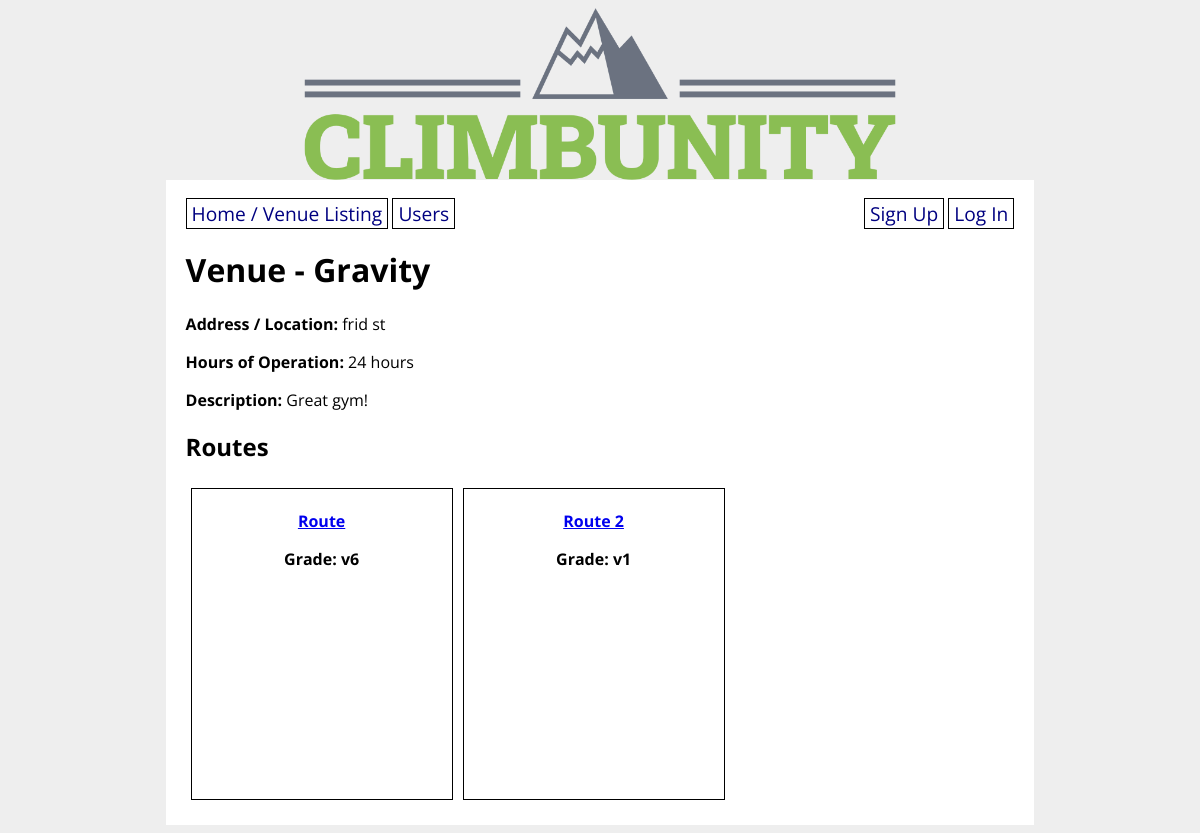
/venue/1, run on the app's committed database.
### climbunity_app/models.py (models this page shows, shortened)
class Venue(db.Model):
    id = db.Column(db.Integer, primary_key=True)
    name = db.Column(db.String(80), nullable=False)
    address = db.Column(db.String(80), nullable=False)
    open_hours = db.Column(db.String(1000))
    description = db.Column(db.String(1000))
    booked_appointments = db.relationship('Appointment', back_populates='appointment_venue') # Venue <-1 -- N-> Appointment

class Route(db.Model):
    id = db.Column(db.Integer, primary_key=True)
    venue_id = db.Column(db.Integer, db.ForeignKey('venue.id'), nullable=False)
    setter_id = db.Column(db.Integer, db.ForeignKey('user.id'))
    name = db.Column(db.String(80), nullable=False)
    grade = db.Column(db.String(10), nullable=False)
    photo_url = db.Column(URLType)
    route_set_date = db.Column(db.Date)
    route_takedown_date = db.Column(db.Date)
    ascents_on_route = db.relationship('Ascent', back_populates='route_ascended') # Route <-1 -- N-> Ascent
    projecting_users = db.relationship('User',
        secondary='user_project_lists', back_populates='user_projects'
    ) # User <- N -- N -> Route
    possible_route_styles = db.relationship('Style',
        secondary='route_style_lists', back_populates='route_styles'
    ) # Route <- N -- N -> Style
    route_tags = db.relationship('Tag',
        secondary='route_tag_lists', back_populates='tagged_routes'
    ) # Route <- N -- N -> Tag

### climbunity_app/main/routes.py (the view, shortened to what this page needs)
@main.route('/venue/<venue_id>', methods=['GET', 'POST'])
def venue_detail(venue_id):
    venue = Venue.query.get(venue_id)
    routes = Route.query.filter_by(venue_id=venue_id).all()
    form = VenueForm(obj=venue)
    venue = Venue.query.get(venue_id)
    return render_template('venue_detail.html', form=form, routes=routes, venue=venue)

### climbunity_app/templates/venue_detail.html (shortened to what this page needs)
{% extends 'base.html' %}
{% block content %}
<h1>Venue - {{ venue.name }}</h1>
<p><strong>Address / Location:</strong> {{ venue.address }}</p>
<p><strong>Hours of Operation:</strong> {{ venue.open_hours }}</p>
<p><strong>Description:</strong> {{ venue.description }}</p>
<h2>Routes</h2>
{% if routes %}
    <div class="routes">
        {% for route in routes %}
        <div class="route-details">
            <a href="/route/{{ route.id }}">
            <p><strong>{{ route.name }}</strong></p></a>
            <p><strong>Grade: {{ route.grade }}</strong></p>
        </div>
        {% endfor %}
    </div>
{% else %}
    There are no routes listed for this venue.  You should {% if not current_user.is_authenticated %}sign up and {% endif %}add some!
{% endif %}
{% endblock %}

### climbunity_app/static/style.css (style rules this page uses)
body { display: flex; flex-direction: column; align-items: center; background-color: #eee; font-family: 'Open Sans', sans-serif; }
.routes { display: flex; flex-direction: row; flex-wrap: wrap; }
.route-details { border: 1px solid black; margin: 5px; padding: 5px; text-align: center; width: 250px; height: 300px; }

### data on the page
Venue: name "Gravity", address "frid st", open_hours "24 hours", description "Great gym!"
Route: name "Route", grade "v6"
Route: name "Route 2", grade "v1"
